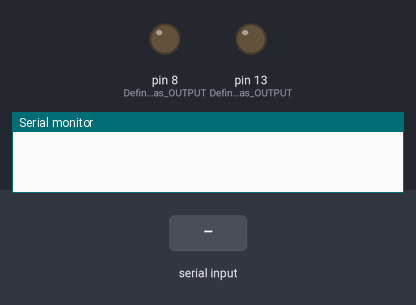
Recording of a sketch running on a simulated Arduino Uno, built with avr-gcc and run on an emulated ATmega328P. Parts: output pins drawn as LEDs (lit = HIGH), the last lines printed to the serial monitor. The test bench sets the inputs (shaded band).

Above: at 1.2 s.
1.3 s: "Z" received over Serial
At 1.8 s:
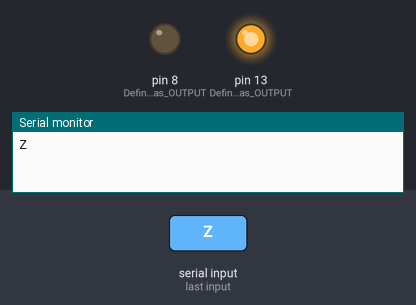
2.8 s: "Y" received over Serial
At 3.5 s:
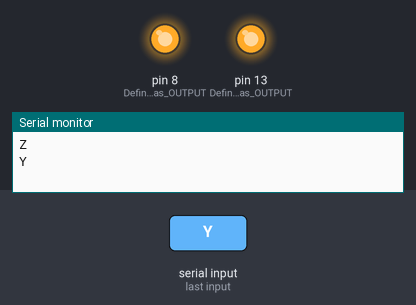
4.3 s: "z" received over Serial
At 4.7 s:
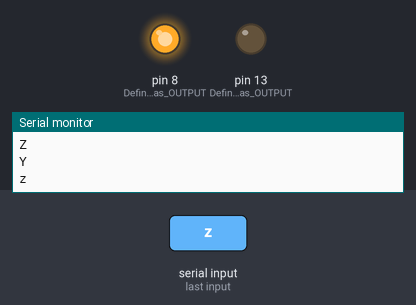
Timing chart, 0 to 7.3 s (numbered marks = the images above; inputs shaded):
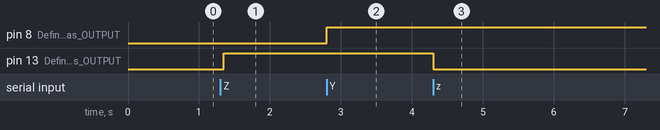

The sketch:

HC05_bluetooth_working.ino
```cpp
void setup() {
  // put your setup code here, to run once:
  Serial.begin(9600); //Define Baud rate 9600
  pinMode(13, OUTPUT); // Define pin 13 as OUTPUT
  pinMode(8, OUTPUT); // Define pin 8 as OUTPUT
 }

void loop() {
  // put your main code here, to run repeatedly:
 if(Serial.available()>0)
   {
      char data= Serial.read(); // reading the data received from the bluetooth module
      switch(data)
      {
        case 'Z': digitalWrite(13, HIGH);break; // when Z is pressed on the app Turn on Pin 13
        case 'z': digitalWrite(13, LOW);break; // when z is pressed on the app Turn off Pin 13
        case 'Y': digitalWrite(8, HIGH);break; // when Y is pressed on the app Turn on Pin 8
        case 'y': digitalWrite(8, LOW);break; // when y is pressed on the Turn off Pin 8
        default : break;
      }
      Serial.println(data);
   }
   delay(50);
}
```

Measured:
- after the input at 1.3 s, pin 13 (Define_pin_13_as_OUTPUT): LOW → HIGH after 0.05 s
- after the input at 2.8 s, pin 8 (Define_pin_8_as_OUTPUT): LOW → HIGH at once
- after the input at 4.3 s, pin 13 (Define_pin_13_as_OUTPUT): HIGH → LOW at once
